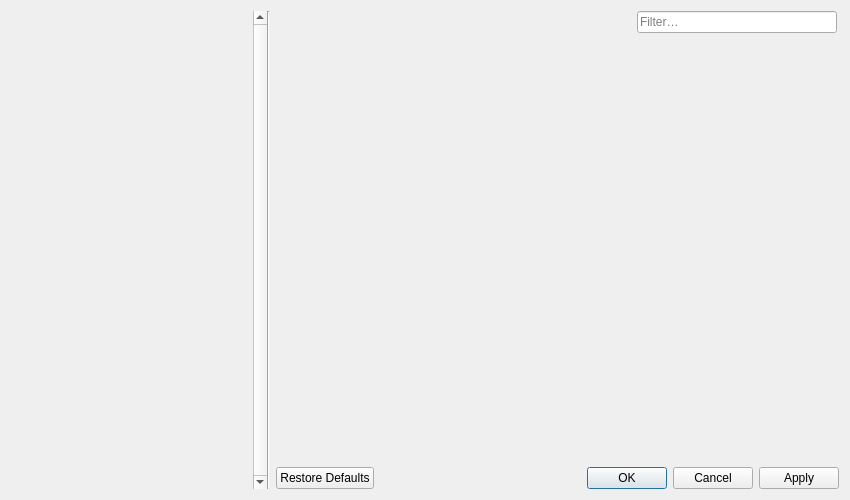
<?xml version="1.0" encoding="UTF-8"?>
<ui version="4.0">
 <class>QSettingsDialog</class>
 <widget class="QDialog" name="QSettingsDialog">
  <property name="geometry">
   <rect>
    <x>0</x>
    <y>0</y>
    <width>850</width>
    <height>500</height>
   </rect>
  </property>
  <property name="windowTitle">
   <string>Settings</string>
  </property>
  <layout class="QHBoxLayout" name="horizontalLayout_2" stretch="0,1">
   <property name="spacing">
    <number>0</number>
   </property>
   <item>
    <widget class="QWidget" name="categoryContentWidget" native="true">
     <layout class="QHBoxLayout" name="categoryLayout">
      <property name="spacing">
       <number>0</number>
      </property>
      <property name="leftMargin">
       <number>0</number>
      </property>
      <property name="topMargin">
       <number>0</number>
      </property>
      <property name="rightMargin">
       <number>0</number>
      </property>
      <property name="bottomMargin">
       <number>0</number>
      </property>
      <item>
       <widget class="QListWidget" name="categoryListWidget">
        <property name="palette">
         <palette>
          <active>
           <colorrole role="Base">
            <brush brushstyle="SolidPattern">
             <color alpha="0">
              <red>255</red>
              <green>255</green>
              <blue>255</blue>
             </color>
            </brush>
           </colorrole>
          </active>
          <inactive>
           <colorrole role="Base">
            <brush brushstyle="SolidPattern">
             <color alpha="0">
              <red>255</red>
              <green>255</green>
              <blue>255</blue>
             </color>
            </brush>
           </colorrole>
          </inactive>
          <disabled>
           <colorrole role="Base">
            <brush brushstyle="SolidPattern">
             <color alpha="255">
              <red>240</red>
              <green>240</green>
              <blue>240</blue>
             </color>
            </brush>
           </colorrole>
          </disabled>
         </palette>
        </property>
        <property name="frameShape">
         <enum>QFrame::NoFrame</enum>
        </property>
        <property name="verticalScrollBarPolicy">
         <enum>Qt::ScrollBarAlwaysOn</enum>
        </property>
        <property name="horizontalScrollBarPolicy">
         <enum>Qt::ScrollBarAlwaysOff</enum>
        </property>
        <property name="editTriggers">
         <set>QAbstractItemView::NoEditTriggers</set>
        </property>
        <property name="resizeMode">
         <enum>QListView::Adjust</enum>
        </property>
        <property name="spacing">
         <number>1</number>
        </property>
       </widget>
      </item>
      <item>
       <widget class="Line" name="listSeperatorLine">
        <property name="orientation">
         <enum>Qt::Vertical</enum>
        </property>
       </widget>
      </item>
      <item>
       <spacer name="categoryLineSpacer">
        <property name="orientation">
         <enum>Qt::Horizontal</enum>
        </property>
        <property name="sizeHint" stdset="0">
         <size>
          <width>6</width>
          <height>0</height>
         </size>
        </property>
       </spacer>
      </item>
     </layout>
    </widget>
   </item>
   <item>
    <layout class="QVBoxLayout" name="contentLayout">
     <item>
      <layout class="QHBoxLayout" name="horizontalLayout">
       <property name="rightMargin">
        <number>2</number>
       </property>
       <item>
        <widget class="QLabel" name="titleLabel">
         <property name="sizePolicy">
          <sizepolicy hsizetype="MinimumExpanding" vsizetype="Preferred">
           <horstretch>0</horstretch>
           <verstretch>0</verstretch>
          </sizepolicy>
         </property>
         <property name="font">
          <font>
           <pointsize>10</pointsize>
           <weight>75</weight>
           <bold>true</bold>
          </font>
         </property>
         <property name="text">
          <string/>
         </property>
         <property name="textFormat">
          <enum>Qt::PlainText</enum>
         </property>
        </widget>
       </item>
       <item>
        <widget class="QLineEdit" name="filterLineEdit">
         <property name="sizePolicy">
          <sizepolicy hsizetype="Fixed" vsizetype="Fixed">
           <horstretch>0</horstretch>
           <verstretch>0</verstretch>
          </sizepolicy>
         </property>
         <property name="minimumSize">
          <size>
           <width>200</width>
           <height>0</height>
          </size>
         </property>
         <property name="placeholderText">
          <string>Filter…</string>
         </property>
         <property name="clearButtonEnabled">
          <bool>true</bool>
         </property>
        </widget>
       </item>
      </layout>
     </item>
     <item>
      <widget class="QStackedWidget" name="contentStackWidget"/>
     </item>
     <item>
      <widget class="QDialogButtonBox" name="buttonBox">
       <property name="orientation">
        <enum>Qt::Horizontal</enum>
       </property>
       <property name="standardButtons">
        <set>QDialogButtonBox::Apply|QDialogButtonBox::Cancel|QDialogButtonBox::Ok|QDialogButtonBox::RestoreDefaults</set>
       </property>
      </widget>
     </item>
    </layout>
   </item>
  </layout>
 </widget>
 <resources/>
 <connections>
  <connection>
   <sender>categoryListWidget</sender>
   <signal>currentRowChanged(int)</signal>
   <receiver>contentStackWidget</receiver>
   <slot>setCurrentIndex(int)</slot>
   <hints>
    <hint type="sourcelabel">
     <x>123</x>
     <y>172</y>
    </hint>
    <hint type="destinationlabel">
     <x>488</x>
     <y>189</y>
    </hint>
   </hints>
  </connection>
  <connection>
   <sender>categoryListWidget</sender>
   <signal>currentTextChanged(QString)</signal>
   <receiver>titleLabel</receiver>
   <slot>setText(QString)</slot>
   <hints>
    <hint type="sourcelabel">
     <x>156</x>
     <y>42</y>
    </hint>
    <hint type="destinationlabel">
     <x>466</x>
     <y>16</y>
    </hint>
   </hints>
  </connection>
 </connections>
</ui>
